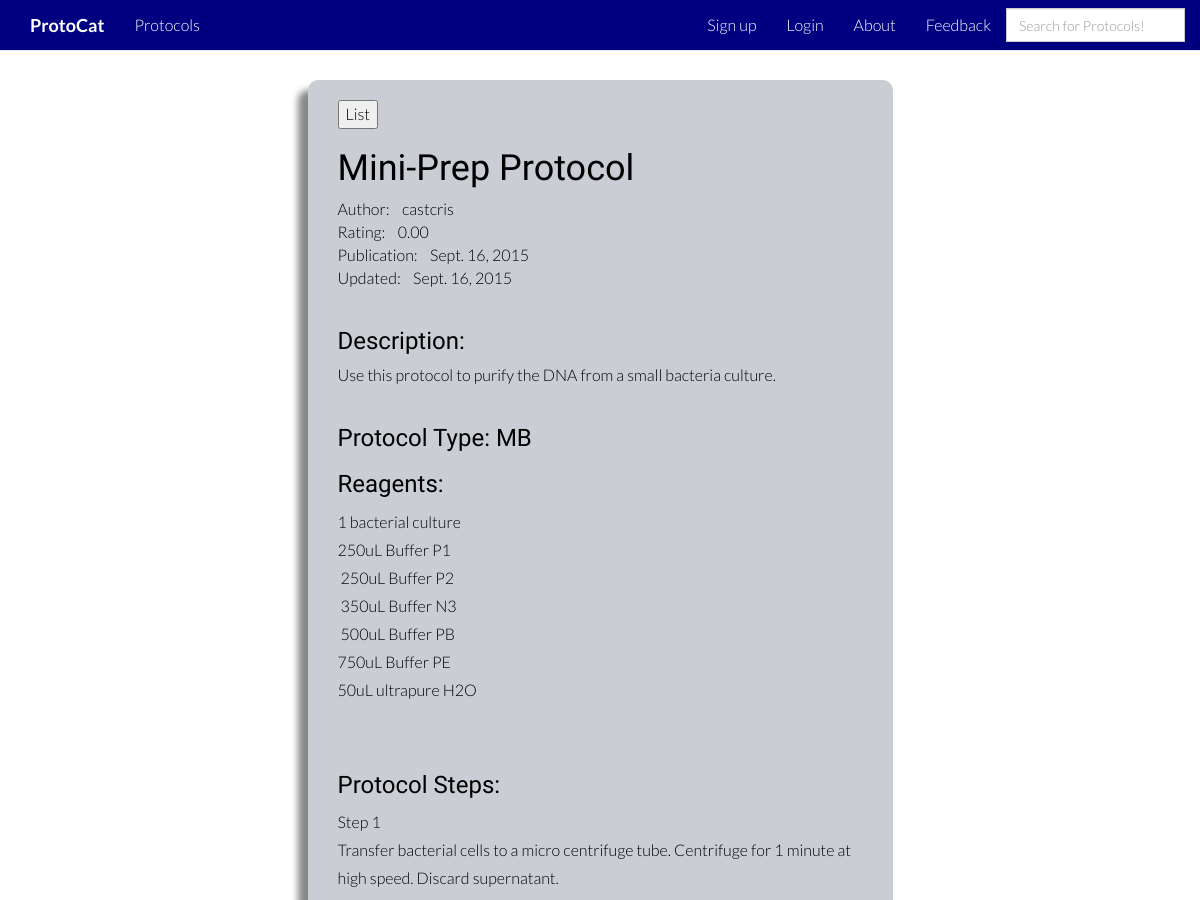
Page /protocol_display/112/ (upper part) on the earlier database version.
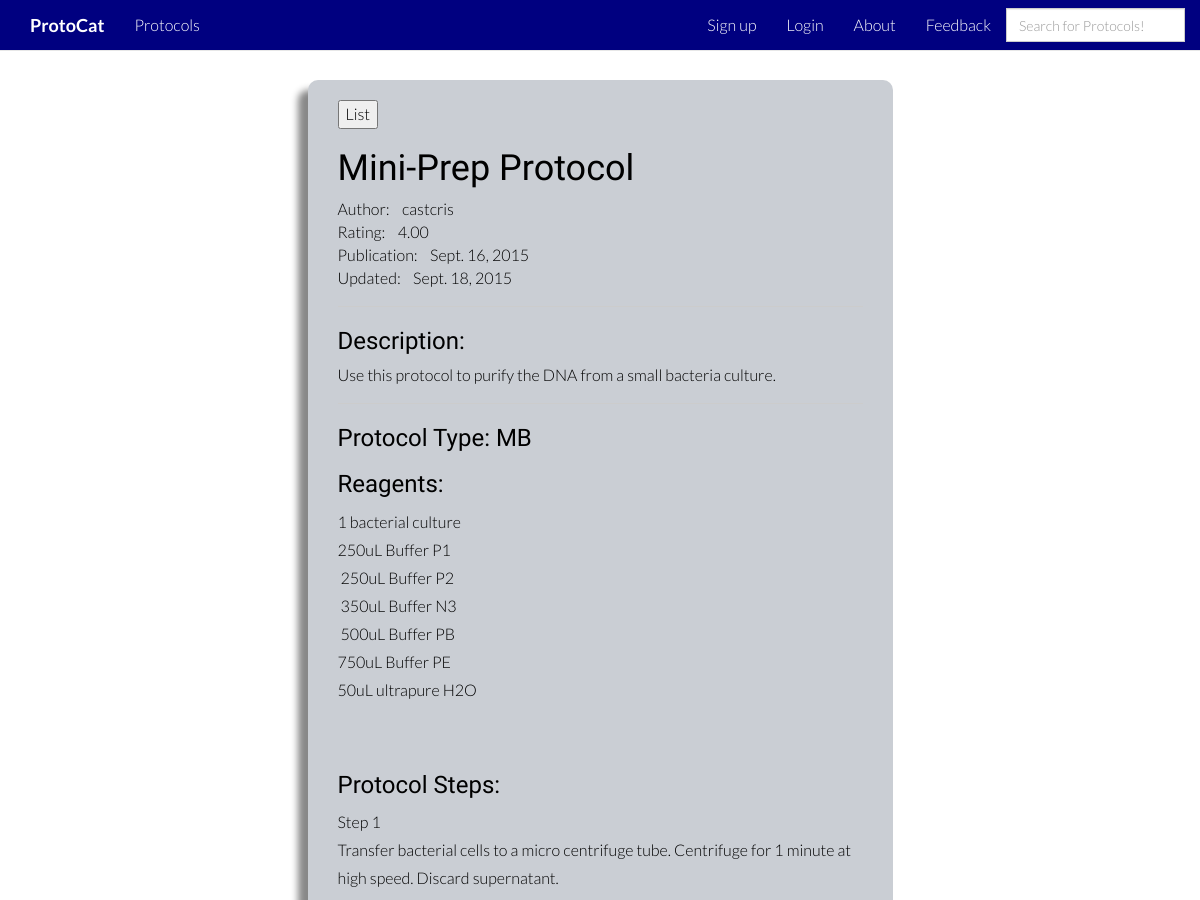
Same page on the later database version.
### protocat_app/models.py (models this page shows, shortened)
class Protocol(models.Model):
    id = models.AutoField(primary_key=True)
    title = models.TextField()
    author = models.CharField(max_length=50)
    date_of_upload = models.DateField(auto_now_add=True)
    date_modified = models.DateField(auto_now=True)
    description = models.TextField(blank=True)
    protocol_type = models.CharField(max_length=2, choices=PROTOCOL_TYPES, null=True, blank=True)
    rating = models.DecimalField(
        validators=[MinValueValidator(0.0), MaxValueValidator(5.0)],
        max_digits=3, decimal_places=2, default=2.50)
    num_ratings = models.IntegerField(default=0)
    user_rated = models.TextField(default='')
    reagents = models.TextField(default='')
    protocol_steps = models.TextField(default='')

### protocat_app/views.py (the view)
# urls.py: url(r'^protocol_display/(?P<protocol_id>[0-9]+)/$', views.protocol_display, name='protocol_display'),
def protocol_display(request, protocol_id):
    protocol_items = Protocol.objects.get(id=protocol_id)
    steps = protocol_items.protocol_steps
    current_user = str(request.user)
    return render(request, 'protocat_app/protocol_display.html', {'protocol_items':protocol_items, 'steps':steps,'current_user':current_user})

### protocat_app/templates/protocat_app/protocol_display.html (shortened to what this page needs)
{% extends 'base.html' %}
{% load staticfiles %}
{% load comments %}
{% block content %}
        <div class="row">
            <div class="col-md-3"></div>
            <div class="col-md-6">
                <div class="protocol_display_box">
                    <form action="/protocol_list">
                        <input type="submit" value="List">
                    </form>
                    <h1>{{protocol_items.title}}</h1>
                    Author:&nbsp&nbsp&nbsp&nbsp{{protocol_items.author}}
                    <br>
                    Rating:&nbsp&nbsp&nbsp&nbsp{{protocol_items.rating}}
                    <br>
                    Publication:&nbsp&nbsp&nbsp&nbsp{{protocol_items.date_of_upload}}
                    <br>
                    Updated:&nbsp&nbsp&nbsp&nbsp{{protocol_items.date_modified}}
                    <hr>
                    {% if protocol_items.description %}
                        <h3>Description:</h3>
                    {{protocol_items.description}}
                    <hr>
                    {% endif %}
                    <h3>Protocol Type:  {{protocol_items.protocol_type}}</h3>
                    <h3>Reagents: </h3> <p>{{protocol_items.reagents|linebreaksbr}}</p>
                    <br>
                    <h3>Protocol Steps: </h3> <p>{{steps|linebreaksbr}}</p>
                    <br>
                    {% get_comment_form for protocol_items as form %}
                    <br>
                </div>
            </div>
        </div>
{% endblock %}

Differences in the rows shown:
changed Protocol "Mini-Prep Protocol": rating "0.00" → "4.00"; date_modified "Sept. 16, 2015" → "Sept. 18, 2015"
